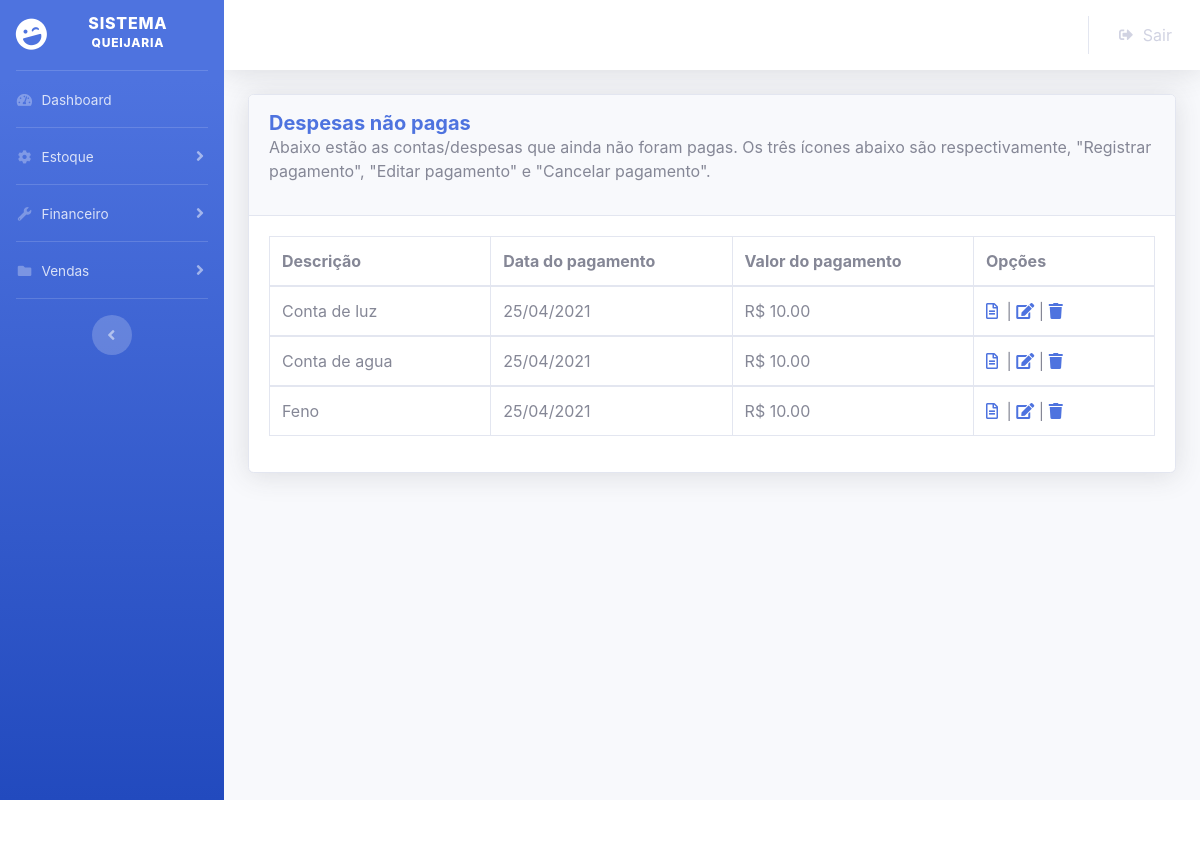
Page /estatisticas.php (signed in) on the committed database.
### tables this page shows
create table tb_contas
(	con_codigo int not null auto_increment primary key,
	con_usu_codigo int references tb_usuarios (usu_codigo),
	con_datavencimento date not null,
    con_datapagamento date not null,
    con_valor decimal(8,2) not null,
    con_descricao varchar(200) not null,
	con_pago  boolean default false 
);

### estatisticas.php (the view, shortened to what this page needs)
<?php
include ("config.php");
$consulta1 = $conexao-> query ("select *,date_format(con_datapagamento,'%d/%m/%Y') as data1
from tb_contas where con_usu_codigo=".$_SESSION['codigousuario'] . " and con_pago = 0");
?>
<?php include("ca.php");?>
<html>
	<div class="container-fluid">
<div class="card shadow mb-4">
                        <div class="card-header py-3">
                            <h5 class="m-0 font-weight-bold text-primary"> Despesas não pagas</h5>
							<p> Abaixo estão as contas/despesas que ainda não foram pagas. Os três ícones abaixo são respectivamente, "Registrar pagamento", "Editar pagamento" e "Cancelar pagamento".</p>
                        </div>
                        <div class="card-body">
								<div class="row"><div class="col-sm-12"><table class="table table-bordered dataTable" id="dataTable" width="100%" cellspacing="0" role="grid" aria-describedby="dataTable_info" style="width: 100%;">
                                    <thead>
                                        <tr role="row"><th class="gggg" tabindex="0" aria-controls="dataTable" rowspan="1" colspan="1" aria-sort="ascending" aria-label="Name: activate to sort column descending" style="width: 54.8889px;">Descrição </th>
										<th class="sorting" tabindex="0" aria-controls="dataTable" rowspan="1" colspan="1" aria-label="Position: activate to sort column ascending" style="width: 62.8889px;">Data do pagamento</th>
										<th class="sorting" tabindex="0" aria-controls="dataTable" rowspan="1" colspan="1" aria-label="Age: activate to sort column ascending" style="width: 29.8889px;">Valor do pagamento</th>
										<th class="sorting" tabindex="0" aria-controls="dataTable" rowspan="1" colspan="1" aria-label="Start date: activate to sort column ascending" style="width: 63.8889px;">Opções</th>
                                    </thead>
			<?php while($resultado = $consulta1 ->fetch_assoc()) { ?>
                                    <tbody>
                                    <tr role="row" class="odd">
                                        <td><?php echo $resultado['con_descricao']; ?></td>
										<td><?php echo $resultado['data1']; ?></td>
										<td>R$ <?php echo $resultado['con_valor']; ?></td>
										<td><a href="?pagar=<?php echo $resultado['con_codigo']; ?>"><i class="far fa-file-alt mr-1"></i></a> | <a href="editarconta.php?codigo=<?php echo $resultado['con_codigo']; ?>"><i class="fas fa-edit"></i></a>
										 | <a href="?excluir=<?php echo $resultado['con_codigo']; ?>"><i class="fas fa-trash"></i></a>
										</td>
                                    </tr>
                                          </tbody>
			<?php } ?>
                                </table></div></div>
                            </div>
                            </div>
                            </div>
</html>
<?php include("ro.php");?>

### rows in the picture
tb_contas: con_descricao "Conta de luz", data1 "25/04/2021", con_valor "10.00"
tb_contas: con_descricao "Conta de agua", data1 "25/04/2021", con_valor "10.00"
tb_contas: con_descricao "Feno", data1 "25/04/2021", con_valor "10.00"
